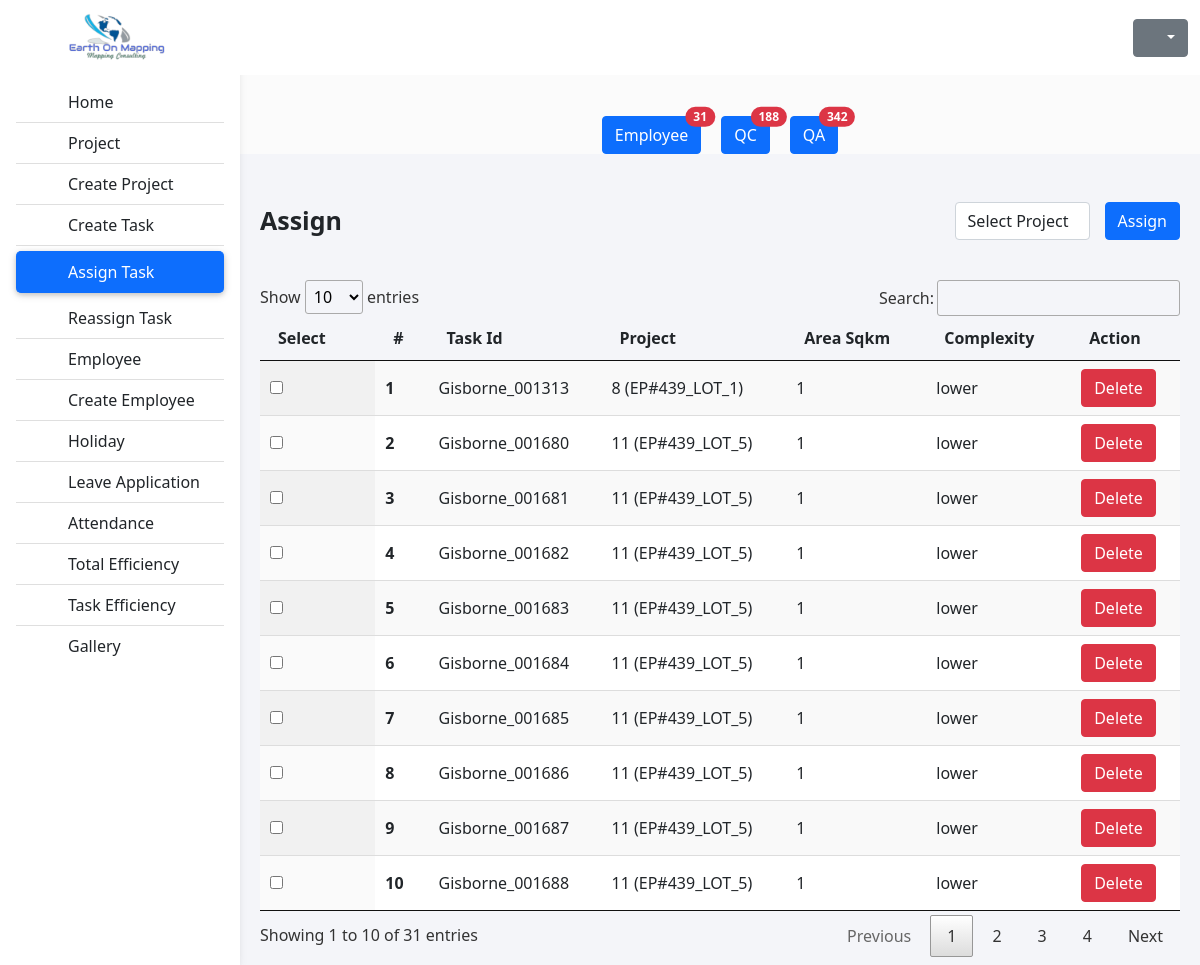
The page /assign-employee-task.php (signed in) on the database its author committed.
### tables this page shows
CREATE TABLE `tasks` (
  `id` int(11) NOT NULL,
  `task_id` varchar(255) NOT NULL,
  `project_id` int(11) NOT NULL,
  `summary` varchar(255) DEFAULT NULL,
  `area_sqkm` float NOT NULL,
  `complexity` enum('higher','medium','lower') NOT NULL DEFAULT 'lower',
  `attachment` varchar(255) DEFAULT NULL,
  `start_date` date DEFAULT NULL,
  `end_date` date DEFAULT NULL,
  `estimated_hour` float NOT NULL,
  `status` enum('pending','ready','in_progress','ready_for_qc','assign_qc','qc_in_progress','ready_for_qa','assign_qa','qa_in_progress','ready_for_vector','assign_vector','vector_in_progress','complete') NOT NULL DEFAULT 'pending',
  `is_reassigned` tinyint(1) NOT NULL DEFAULT 0,
  `is_qc_failed` tinyint(1) NOT NULL DEFAULT 0,
  `is_qa_failed` tinyint(1) NOT NULL DEFAULT 0,
  `create_at` timestamp NOT NULL DEFAULT current_timestamp(),
  `update_at` timestamp NOT NULL DEFAULT current_timestamp()
);

CREATE TABLE `projects` (
  `project_id` int(11) NOT NULL,
  `project_name` varchar(250) NOT NULL,
  `summary` varchar(250) NOT NULL,
  `description` text NOT NULL,
  `original_estimation` varchar(255) DEFAULT NULL,
  `complexity` enum('higher','medium','lower') NOT NULL,
  `vector` tinyint(1) NOT NULL,
  `attachment` varchar(255) DEFAULT NULL,
  `start_date` date NOT NULL,
  `end_date` date NOT NULL,
  `estimated_hour` int(11) NOT NULL,
  `created_at` timestamp NOT NULL DEFAULT current_timestamp(),
  `update_at` timestamp NOT NULL DEFAULT current_timestamp()
);

### assign-employee-task.php (the view, shortened to what this page needs)
<?php
$current_page = 'assign-task';
include 'settings/config/config.php';
$sql = $conn->prepare("SELECT * FROM `tasks` Where `status` = 'pending'");
$sql->execute();
$tasks = $sql->fetchAll(PDO::FETCH_ASSOC);
$countEmployee = count($tasks);
$qcCount = $conn->prepare("SELECT * FROM `tasks` Where `status` = 'ready_for_qc'");
$qcCount->execute();
$qcCount = $qcCount->fetchAll(PDO::FETCH_ASSOC);
$countQc = count($qcCount);
$qaCount = $conn->prepare("SELECT * FROM `tasks` Where `status` = 'ready_for_qa'");
$qaCount->execute();
$qaCount = $qaCount->fetchAll(PDO::FETCH_ASSOC);
$countQa = count($qaCount);
?>
<?php
include 'settings/header.php'
  ?>
<main style="margin-top: 100px;">
  <div class="btn-group   justify-content-center d-flex  mt-3 " role="group">
    <a href="#" style="display: flex;align-items: center;margin: 0 10px">
      <button type="button" class="btn btn-primary position-relative">
        Employee
        <span class="position-absolute top-0 start-100 translate-middle badge rounded-pill bg-danger">
          <?php echo $countEmployee ?>
        </span>
      </button></a>
    <a href="assign-qc-task.php" style="display: flex;align-items: center;margin: 0 10px">
      <button type="button" class="btn btn-primary position-relative">
        QC
        <span class="position-absolute top-0 start-100 translate-middle badge rounded-pill bg-danger">
          <?php echo $countQc ?>
        </span>
      </button>
    </a>
    <a href="assign-qa-task.php" style="display: flex;align-items: center;margin: 0 10px">
      <button type="button" class="btn btn-primary position-relative">
        QA
        <span class="position-absolute top-0 start-100 translate-middle badge rounded-pill bg-danger">
          <?php echo $countQa ?>
        </span>
      </button>
    </a>
  </div>
  <div class="container pt-5 p-2">
    <div class="container">
      <div class="d-flex justify-content-between" style="padding: 0 0 40px 0; font-size: 25px;">
        <p class="fw-bold">Assign</p>
        <div style="display: flex;">
          <select name="project" id="projectSelect" class="form-control" style="margin :0 15px;">
            <option value="">Select Project</option>
          </select>
          <a class="btn btn-primary" onclick="getAddAssign()">Assign</a>
        </div>
      </div>
      <table id="dataTable" class="display">
        <thead>
          <tr>
            <th onclick="copyButton()" scope="col">Select <i class="far fa-copy mr-2"></i></th>
            <th scope="col">#</th>
            <th scope="col">Task Id</th>
            <th scope="col">Project</th>
            <th scope="col">Area Sqkm</th>
            <th scope="col">Complexity</th>
            <th scope="col">Action</th>
          </tr>
        </thead>
        <tbody id="tableBody">
          <?php
          $i = 1;
          foreach ($tasks as $task) {
            $project = $conn->prepare('SELECT * FROM `projects` WHERE `project_id` = ?');
            $project->execute([$task['project_id']]);
            $project = $project->fetch(PDO::FETCH_ASSOC);
            echo '
                    <tr id="row_' . $task['task_id'] . '">
                      <th ><input type="checkbox" class="select_box" data-task="' . $task['task_id'] . '"  data-project="' . $task['project_id'] . '"  id="' . $task['task_id'] . '"></th>
                      <th scope="row">' . $i . '</th>
                      <td><label for="' . $task['task_id'] . '">' . $task['task_id'] . '</label></td>
                      <td>' . $task['project_id'] . ' (' . $project['project_name'] . ')</</td>
                      <td>' . $task['area_sqkm'] . '</td>
                      <td>' . $task['complexity'] . '</td>
                      <td><a class="btn btn-danger" onclick="deleteUser(\'' . $task['task_id'] . '\')">Delete</a></td>
                    </tr>
                  ';
            $i++;
          }
          ?>
        </tbody>
      </table>
    </div>
</main>
</body>
</html>

### settings/header.php (shortened to what this page needs)
<!DOCTYPE html>
<html lang="en">
<head>
    <link rel="stylesheet" href="assets/plugin/font-awesome-all.css"
 />
    <link rel="stylesheet" href="assets/plugin/new_bootstrap.css"
 />
    <link rel="stylesheet" href="assets/plugin/select2.css" rel="stylesheet" />
    <link rel="stylesheet" href="assets/plugin/bootstrap-icons.css" rel="stylesheet" />
    <link rel="stylesheet" href="assets/plugin/notify.css" rel="stylesheet" />
    <link rel="stylesheet" href="assets/plugin/datatables.min.css" rel="stylesheet" />
    <link rel="stylesheet" href="assets/plugin/notifix.css" rel="stylesheet" />
    <link rel="stylesheet" href="css/test.css">
</head>
<body>
    <header>
        <nav id="sidebarMenu" class="collapse d-lg-block sidebar collapse bg-white d-flex">
            <div>
                <div class="position-sticky">
                    <div class="list-group list-group-flush mx-3 mt-4">
                        <a href="index.php"
                            class="list-group-item list-group-item-action py-2 ripple <?php echo $current_page == "dashbord" ? "active" : "" ?>"><i
                                class="fas fa-home fa-fw me-3"></i><span>Home</span></a>
                        <?php
              if(($_SESSION['userType'] == 'admin') || ($_SESSION['userType'] == 'teamleader')){
            ?>
                        <a href="project.php"
                            class="list-group-item list-group-item-action py-2 ripple <?php echo $current_page == "project" ? "active" : "" ?>"><i
                                class="fas fa-building fa-fw me-3"></i><span>Project</span></a>
                        <?php if($_SESSION['userType'] != 'teamleader'){ ?>
                        <a href="create-project.php"
                            class="list-group-item list-group-item-action py-2 ripple <?php echo $current_page == "create-project" ? "active" : "" ?>">
                            <i class="fas fa-chart-pie fa-fw me-3"></i><span>Create Project</span>
                        </a>
                        <a href="create-task.php"
                            class="list-group-item list-group-item-action py-2 ripple <?php echo $current_page == "create-task" ? "active" : "" ?>"><i
                                class="fas fa-network-wired fa-fw me-3"></i><span>Create Task</span></a>
                        <?php } ?>
                        <a href="assign-employee-task.php"
                            class="list-group-item list-group-item-action py-2 ripple <?php echo $current_page == "assign-task" ? "active" : "" ?>"><i
                                class="fas fa-user fa-fw me-3"></i><span>Assign Task</span></a>
                        <a href="reassign-employee-task.php"
                            class="list-group-item list-group-item-action py-2 ripple <?php echo $current_page == "reassign-task" ? "active" : "" ?>"><i
                                class="fas fa-vector-square fa-fw me-3"></i><span>Reassign Task</span></a>
                        <?php if($_SESSION['userType'] != 'teamleader'){ ?>
                        <a href="employee-list.php"
                            class="list-group-item list-group-item-action py-2 ripple <?php echo $current_page == "employee-list" ? "active" : "" ?>"><i
                                class="fas fa-users fa-fw me-3"></i><span>Employee</span></a>
                        <a href="create-employee.php"
                            class="list-group-item list-group-item-action py-2 ripple <?php echo $current_page == "create-employee" ? "active" : "" ?>">
                            <i class="fas fa-user-plus fa-fw me-3"></i><span>Create Employee</span>
                        </a>
                        <a href="holiday.php"
                            class="list-group-item list-group-item-action py-2 ripple <?php echo $current_page == "holiday" ? "active" : "" ?>"><i
                                class="fas fa-calendar-week fa-fw me-3"></i><span>Holiday</span></a>
                        <a href="leave-application.php"
                            class="list-group-item list-group-item-action py-2 ripple <?php echo $current_page == "leave" ? "active" : "" ?>"><i
                                class="fas fa-power-off fa-fw me-3"></i><span>Leave Application</span></a>
                        <a href="attandance-regularisation.php"
                            class="list-group-item list-group-item-action py-2 ripple <?php echo $current_page == "attandance-regularisation" ? "active" : "" ?>"><i
                                class="fas fa-tasks fa-fw me-3"></i><span>Attendance</span></a>
                        <?php } ?>
                        <a href="total-efficiency.php"
                            class="list-group-item list-group-item-action py-2 ripple <?php echo $current_page == "total-efficiency" ? "active" : "" ?>"><i
                                class="fas fa-user-clock fa-fw me-3"></i><span>Total Efficiency</span></a>
                        <a href="task-efficiency.php"
                            class="list-group-item list-group-item-action py-2 ripple <?php echo $current_page == "task-efficiency" ? "active" : "" ?>"><i
                                class="fas fa-user-clock fa-fw me-3"></i><span>Task Efficiency</span></a>
                        <a href="gallery.php"
                            class="list-group-item list-group-item-action py-2 ripple <?php echo $current_page == "gallery" ? "active" : "" ?>">
                            <i class="fas fa-images fa-fw me-3"></i><span>Gallery</span></a>
                        <?php } ?>
                    </div>
                </div>
            </div>
        </nav>
        <nav id="main-navbar" class="navbar navbar-expand-lg navbar-light bg-white fixed-top">
            <div class="container-fluid">
                <a class="navbar-brand" href="#"
                    style="width: 210px;display: grid;justify-items: center; align-items: center;">
                    <img src="images/other/logo.png" width="100px" alt="MDB Logo" loading="lazy" />
                </a>
                <ul class="navbar-nav ms-auto d-flex flex-row">
                    <div class="dropdown float-end">
                        <button class="btn btn-secondary dropdown-toggle" type="button" id="dropdownMenuButton2"
                            data-bs-toggle="dropdown" aria-expanded="false">
                            <i class="fas fa-user-alt"></i>
                        </button>
                </ul>
            </div>
        </nav>
    </header>

### css/test.css (style rules this page uses)
* { margin: 0px; padding: 0px; }
body { background-color: #fbfbfb; }
@media (min-width: 991.98px) { main { padding-left: 240px; } }
.sidebar { position: fixed; top: 0; bottom: 0; left: 0; padding: 58px 0 0; box-shadow: 0 2px 5px 0 rgb(0 0 0 / 5%), 0 2px 10px 0 rgb(0 0 0 / 5%); width: 240px; z-index: 600; }
.sidebar .active { border-radius: 5px; box-shadow: 0 2px 5px 0 rgb(0 0 0 / 16%), 0 2px 10px 0 rgb(0 0 0 / 12%); margin: 5px 0 !important; }
p { padding-bottom: 0px; margin-bottom: 0px; }
.container { background-color: #f4f5f9; }
main { height: -webkit-fill-available; display: grid; align-items: center; }
a { text-decoration: none; }

### rows shown on the page
tasks: task "Gisborne_001313", project "8", project.project_name "EP#439_LOT_1", area_sqkm "1", complexity "lower"
tasks: task "Gisborne_001680", project "11", project.project_name "EP#439_LOT_5", area_sqkm "1", complexity "lower"
tasks: task "Gisborne_001681", project "11", project.project_name "EP#439_LOT_5", area_sqkm "1", complexity "lower"
tasks: task "Gisborne_001682", project "11", project.project_name "EP#439_LOT_5", area_sqkm "1", complexity "lower"
tasks: task "Gisborne_001683", project "11", project.project_name "EP#439_LOT_5", area_sqkm "1", complexity "lower"
tasks: task "Gisborne_001684", project "11", project.project_name "EP#439_LOT_5", area_sqkm "1", complexity "lower"
tasks: task "Gisborne_001685", project "11", project.project_name "EP#439_LOT_5", area_sqkm "1", complexity "lower"
tasks: task "Gisborne_001686", project "11", project.project_name "EP#439_LOT_5", area_sqkm "1", complexity "lower"
tasks: task "Gisborne_001687", project "11", project.project_name "EP#439_LOT_5", area_sqkm "1", complexity "lower"
tasks: task "Gisborne_001688", project "11", project.project_name "EP#439_LOT_5", area_sqkm "1", complexity "lower"

### other values the page prints
$countEmployee "31"
$countQc "188"
$countQa "342"
